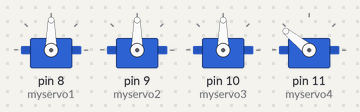
The sketch below on a simulated Arduino Uno, built with avr-gcc and run on an emulated ATmega328P. Shown: 4 × servo.

Above: at 0.15 s.
At 4.97 s:
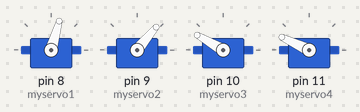
At 9.8 s:
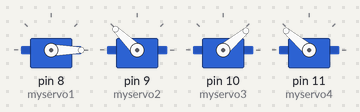
At 19.75 s:
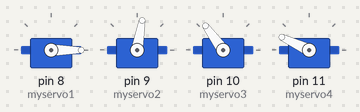
At 29.7 s:
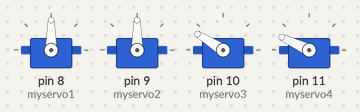
At 39.65 s:
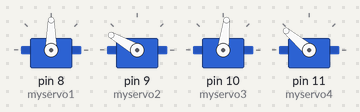
Timing chart, 0 to 40.0 s (numbered marks = the images above):
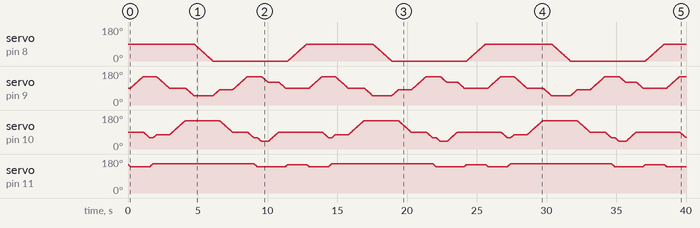

The sketch:

roboticArmAutomatic.ino
```cpp
#include <Servo.h>

Servo myservo1;
Servo myservo2;
Servo myservo3;
Servo myservo4;

int pos1 = 90;
int pos2 = 90;
int pos3 = 90;
int pos4 = 150;

int odstep = 15;

void setup() {
  myservo1.attach(8);
  myservo2.attach(9);
  myservo3.attach(10);
  myservo4.attach(11);
}

void loop() {
  for (pos4 = 150; pos4 >= 140; pos4 -= 1)
  {
    myservo4.write(pos4);
    delay(odstep);
  }
  for (pos2 = 90; pos2 <= 150; pos2 += 1)
  {
    myservo2.write(pos2);
    delay(odstep);
  }
  for (pos3 = 90; pos3 >= 60; pos3 -= 1)
  {
    myservo3.write(pos3);
    delay(odstep);
  }
  for (pos4 = 140; pos4 <= 155; pos4 += 1)
  {
    myservo4.write(pos4);
    delay(odstep);
  }
  for (pos3 = 60; pos3 <= 75; pos3 += 1)
  {
    myservo3.write(pos3);
    delay(odstep);
  }
  for (pos2 = 150; pos2 >= 90; pos2 -= 1)
  {
    myservo2.write(pos2);
    delay(odstep);
  }
  for (pos3 = 75; pos3 <= 150; pos3 += 1)
  {
    myservo3.write(pos3);
    delay(odstep);
  }
  for (pos2 = 90; pos2 >= 50; pos2 -= 1)
  {
    myservo2.write(pos2);
    delay(odstep);
  }
  for (pos1 = 90; pos1 >= 0; pos1 -= 1)
  {
    myservo1.write(pos1);
    delay(odstep);
  }
  for (pos2 = 50; pos2 <= 80; pos2 += 1)
  {
    myservo2.write(pos2);
    delay(odstep);
  }
  for (pos3 = 150; pos3 >= 90; pos3 -= 1)
  {
    myservo3.write(pos3);
    delay(odstep);
  }
  for (pos2 = 80; pos2 <= 150; pos2 += 1)
  {
    myservo2.write(pos2);
    delay(odstep);
  }
  for (pos3 = 90; pos3 >= 60; pos3 -= 1)
  {
    myservo3.write(pos3);
    delay(odstep);
  }
  for (pos4 = 155; pos4 >= 140; pos4 -= 1)
  {
    myservo4.write(pos4);
    delay(odstep);
  }
  for (pos3 = 60; pos3 >= 40; pos3 -= 1)
  {
    myservo3.write(pos3);
    delay(odstep);
  }
  for (pos2 = 150; pos2 >= 120; pos2 -= 1)
  {
    myservo2.write(pos2);
    delay(odstep);
  }
  for (pos3 = 40; pos3 <= 90; pos3 += 1)
  {
    myservo3.write(pos3);
    delay(odstep);
  }
  for (pos2 = 120; pos2 >= 90; pos2 -= 1)
  {
    myservo2.write(pos2);
    delay(odstep);
  }
  for (pos4 = 140; pos4 <= 150; pos4 += 1)
  {
    myservo4.write(pos4);
    delay(odstep);
  }
  for (pos1 = 0; pos1 <= 90; pos1 += 1)
  {
    myservo1.write(pos1);
    delay(odstep);
  }
}
```
